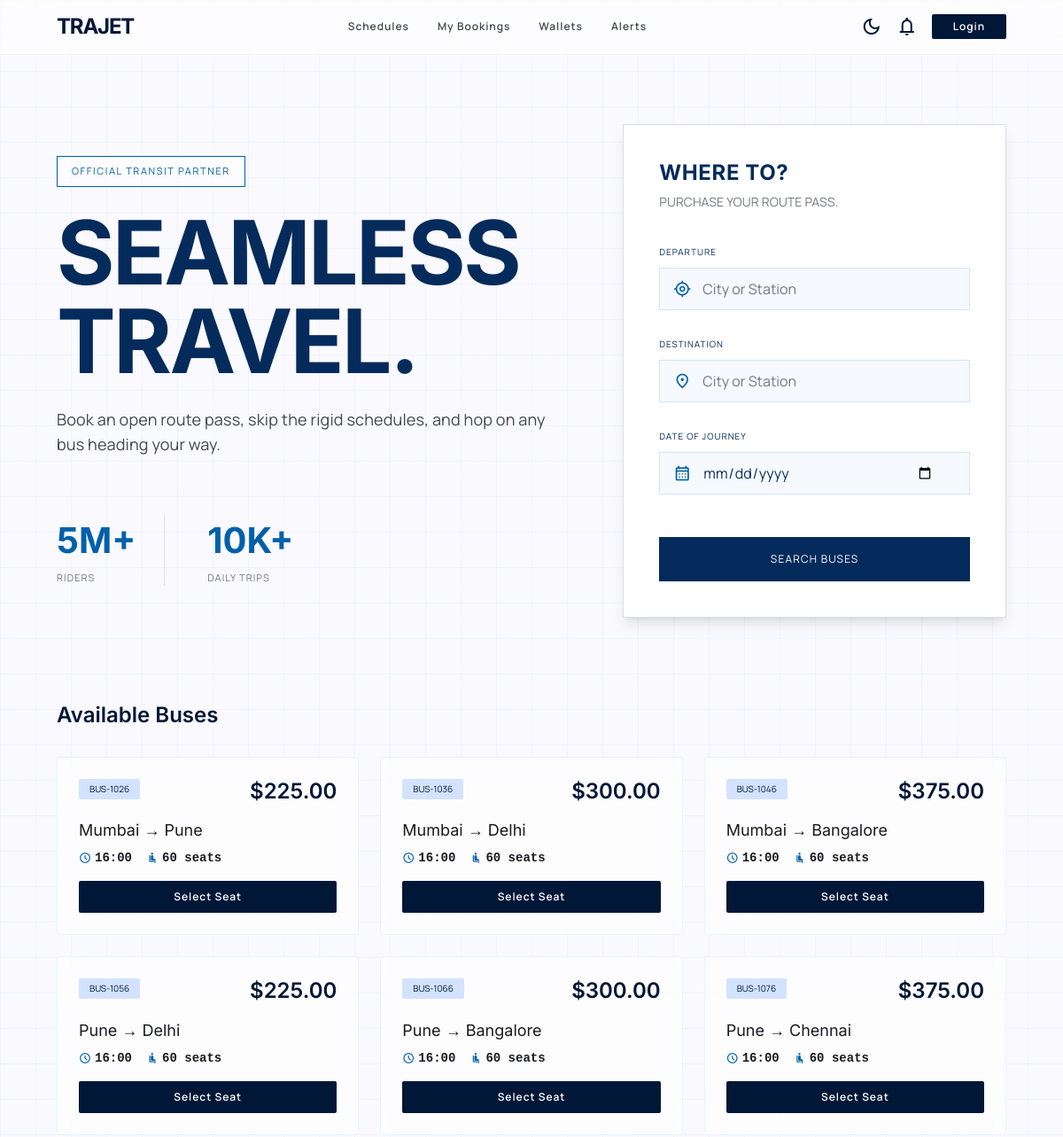
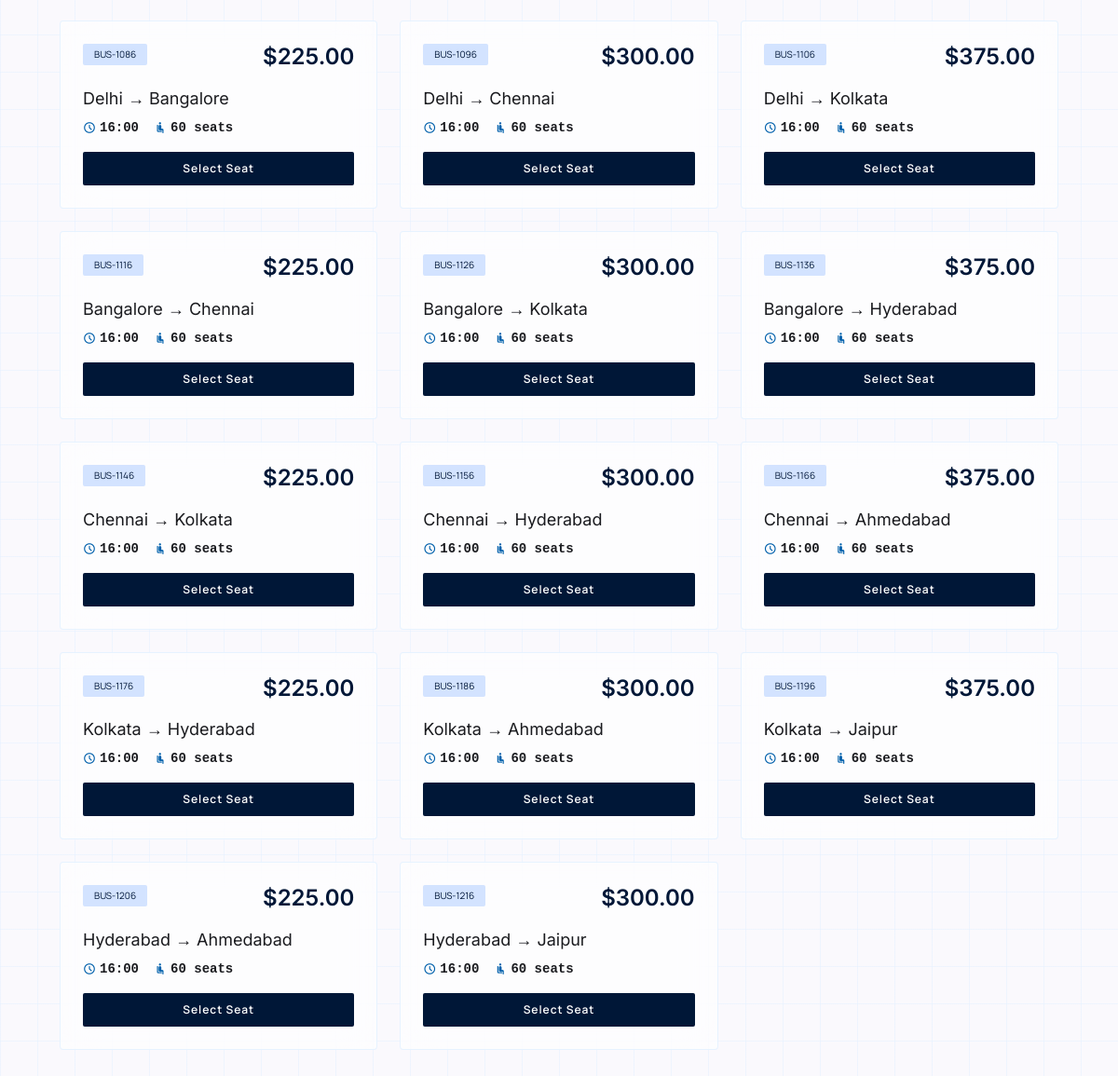
The page / on the database its author committed (2 pictures, top to bottom).
### transit/models.py (models this page shows, shortened)
class BusSchedule(models.Model):
    route = models.ForeignKey(Route, on_delete=models.CASCADE, related_name='schedules')
    bus_number = models.CharField(max_length=20)
    departure_time = models.DateTimeField()
    arrival_time = models.DateTimeField()
    total_seats = models.IntegerField(default=60)
    available_seats = models.IntegerField(default=60)
    price = models.DecimalField(max_digits=10, decimal_places=2)
    status_choices = [
        ('scheduled', 'Scheduled'),
        ('boarding', 'Boarding'),
        ('departed', 'Departed'),
        ('arrived', 'Arrived'),
        ('cancelled', 'Cancelled'),
    ]
    status = models.CharField(max_length=20, choices=status_choices, default='scheduled')
    created_at = models.DateTimeField(auto_now_add=True)
    class Meta:
        ordering = ['departure_time']

class Route(models.Model):
    departure = models.ForeignKey(Station, on_delete=models.CASCADE, related_name='departures')
    destination = models.ForeignKey(Station, on_delete=models.CASCADE, related_name='destinations')
    distance_km = models.DecimalField(max_digits=8, decimal_places=2, default=0)
    base_price = models.DecimalField(max_digits=10, decimal_places=2, default=0)
    is_active = models.BooleanField(default=True)

class Station(models.Model):
    name = models.CharField(max_length=200)
    city = models.CharField(max_length=100)
    latitude = models.DecimalField(max_digits=9, decimal_places=6, default=0)
    longitude = models.DecimalField(max_digits=9, decimal_places=6, default=0)
    is_active = models.BooleanField(default=True)
    class Meta:
        verbose_name_plural = 'Stations'

### transit/views.py (the view)
# urls.py: path('', views.schedules_view, name='schedules'),
def schedules_view(request):
    seed_data()
    departure = request.GET.get('departure', '')
    destination = request.GET.get('destination', '')
    journey_date = request.GET.get('journey_date', '')
    schedules = BusSchedule.objects.filter(
        status='scheduled',
        departure_time__gte=timezone.now()
    ).select_related('route', 'route__departure', 'route__destination')
    if departure:
        schedules = schedules.filter(route__departure__city__icontains=departure)
    if destination:
        schedules = schedules.filter(route__destination__city__icontains=destination)
    if journey_date:
        schedules = schedules.filter(departure_time__date=journey_date)
    return render(request, 'transit/schedules.html', {
        'schedules': schedules[:20],
        'cities_json': json.dumps(CITIES),
        'departure': departure,
        'destination': destination,
        'journey_date': journey_date,
    })

### templates/transit/schedules.html (shortened to what this page needs)
{% extends 'base.html' %}
{% block content %}
<main class="pt-[140px] pb-24 px-margin-mobile md:px-margin-desktop max-w-container-max mx-auto min-h-screen">
    <div class="grid grid-cols-1 lg:grid-cols-12 gap-gutter w-full">
        <div class="col-span-1 lg:col-span-7 flex flex-col justify-center space-y-12 lg:pr-12">
            <div class="space-y-6">
                <div class="inline-block px-4 py-2 border border-secondary text-secondary font-label-caps text-[11px] bg-white/50 uppercase tracking-[0.15em] slide-up-enter">OFFICIAL TRANSIT PARTNER</div>
                <h1 class="font-display-hero text-display-hero-mobile md:text-[100px] text-primary-container slide-up-enter font-bold leading-none tracking-tight">SEAMLESS<br/>TRAVEL.</h1>
                <p class="font-body-lg text-body-lg text-on-surface-variant max-w-xl slide-up-enter" style="font-size:18px;line-height:1.6;">Book an open route pass, skip the rigid schedules, and hop on any bus heading your way.</p>
            </div>
            <div class="flex items-center space-x-12 slide-up-enter pt-4">
                <div class="flex items-center space-x-8 border-r border-primary/10 pr-8">
                    <div>
                        <div class="font-headline-lg text-[40px] text-secondary font-bold">5M+</div>
                        <div class="font-label-caps text-[11px] text-outline mt-1 tracking-widest uppercase">RIDERS</div>
                    </div>
                </div>
                <div>
                    <div class="font-headline-lg text-[40px] text-secondary font-bold">10K+</div>
                    <div class="font-label-caps text-[11px] text-outline mt-1 tracking-widest uppercase">DAILY TRIPS</div>
                </div>
            </div>
        </div>
        <div class="col-span-1 lg:col-span-5 relative mt-16 lg:mt-0 flex items-center justify-end">
            <div class="booking-card p-10 w-full max-w-md shadow-lg">
                <div class="mb-8">
                    <h2 class="font-headline-md text-headline-md text-primary-container mb-2 font-bold tracking-wide">WHERE TO?</h2>
                    <p class="font-body-md text-body-md text-outline text-sm">PURCHASE YOUR ROUTE PASS.</p>
                </div>
                <form class="space-y-6" method="GET" action="{% url 'transit:schedules' %}">
                    <div class="space-y-2">
                        <label class="font-label-caps text-[10px] text-primary-container uppercase tracking-widest">DEPARTURE</label>
                        <div class="relative">
                            <span class="material-symbols-outlined absolute left-4 top-1/2 -translate-y-1/2 text-secondary text-[20px]">my_location</span>
                            <input name="departure" autocomplete="off" class="w-full h-12 pl-12 pr-4 bg-secondary-fixed/20 border border-secondary-fixed focus:border-secondary focus:ring-1 focus:ring-secondary focus:outline-none transition-colors font-body-md text-primary-container placeholder:text-outline" placeholder="City or Station" type="text" value="{{ departure }}"/>
                        </div>
                    </div>
                    <div class="space-y-2">
                        <label class="font-label-caps text-[10px] text-primary-container uppercase tracking-widest">DESTINATION</label>
                        <div class="relative">
                            <span class="material-symbols-outlined absolute left-4 top-1/2 -translate-y-1/2 text-secondary text-[20px]">location_on</span>
                            <input name="destination" autocomplete="off" class="w-full h-12 pl-12 pr-4 bg-secondary-fixed/20 border border-secondary-fixed focus:border-secondary focus:ring-1 focus:ring-secondary focus:outline-none transition-colors font-body-md text-primary-container placeholder:text-outline" placeholder="City or Station" type="text" value="{{ destination }}"/>
                        </div>
                    </div>
                    <div class="space-y-2">
                        <label class="font-label-caps text-[10px] text-primary-container uppercase tracking-widest">DATE OF JOURNEY</label>
                        <div class="relative">
                            <span class="material-symbols-outlined absolute left-4 top-1/2 -translate-y-1/2 text-secondary text-[20px]">calendar_month</span>
                            <input name="journey_date" class="w-full h-12 pl-12 pr-10 bg-secondary-fixed/20 border border-secondary-fixed focus:border-secondary focus:ring-1 focus:ring-secondary focus:outline-none transition-colors font-body-md text-primary-container" type="date"/>
                        </div>
                    </div>
                    <div class="pt-6 space-y-4">
                        <button class="w-full h-[50px] bg-primary-container text-white font-label-caps text-[12px] tracking-[0.1em] hover:bg-primary transition-colors hover:scale-[1.02] active:scale-[0.98] duration-150 uppercase" type="submit">SEARCH BUSES</button>
                    </div>
                </form>
            </div>
        </div>
    </div>
    {% if schedules %}
    <section class="mt-24">
        <h2 class="font-headline-md text-headline-md text-primary mb-8">Available Buses</h2>
        <div class="grid grid-cols-1 md:grid-cols-2 lg:grid-cols-3 gap-6">
            {% for schedule in schedules %}
            <div class="glass-card p-6 rounded-lg hover:border-secondary transition-all duration-300 transform hover:-translate-y-1">
                <div class="flex justify-between items-start mb-4">
                    <span class="font-label-caps text-[10px] px-3 py-1 bg-secondary-fixed text-primary rounded">{{ schedule.bus_number }}</span>
                    <span class="font-headline-md text-headline-md text-primary">${{ schedule.price }}</span>
                </div>
                <h3 class="font-headline-md text-[18px] mb-2">{{ schedule.route.departure.city }} &rarr; {{ schedule.route.destination.city }}</h3>
                <div class="flex flex-wrap gap-x-4 gap-y-2 mb-4">
                    <div class="flex items-center gap-1">
                        <span class="material-symbols-outlined text-secondary text-sm">schedule</span>
                        <span class="font-mono text-sm font-semibold">{{ schedule.departure_time|time:"H:i" }}</span>
                    </div>
                    <div class="flex items-center gap-1">
                        <span class="material-symbols-outlined text-secondary text-sm">airline_seat_recline_normal</span>
                        <span class="font-mono text-sm font-semibold">{{ schedule.available_seats }} seats</span>
                    </div>
                </div>
                <a href="{% url 'transit:seat_selection' %}?schedule_id={{ schedule.id }}" class="block w-full text-center bg-primary text-white py-3 font-label-caps text-label-caps rounded hover:bg-primary-container transition-colors">Select Seat</a>
            </div>
            {% endfor %}
        </div>
    </section>
    {% endif %}
</main>
{% endblock %}

### templates/base.html (shortened to what this page needs)
{% load static %}
<!DOCTYPE html>
<html class="light" lang="en">
<head>
    <script src="https://cdn.tailwindcss.com?plugins=forms,container-queries"></script>
    <link rel="stylesheet" href="{% static 'css/main.css' %}"/>
</head>
<body class="bg-surface font-body-md text-on-surface min-h-screen blueprint-bg overflow-x-hidden">
    <header class="fixed top-0 w-full z-50 bg-white/60 dark:bg-primary/60 backdrop-blur-xl border-b border-outline-variant/20">
        <div class="flex justify-between items-center px-margin-mobile md:px-margin-desktop py-4 w-full max-w-container-max mx-auto">
            <a href="{% url 'transit:schedules' %}" class="font-headline-md text-headline-md font-bold tracking-tighter text-primary">TRAJET</a>
            <div class="hidden md:flex gap-8 items-center">
                <a class="text-on-surface-variant dark:text-outline-variant font-label-caps text-label-caps hover:text-secondary transition-colors duration-150" href="{% url 'transit:schedules' %}">Schedules</a>
                <a class="text-on-surface-variant dark:text-outline-variant font-label-caps text-label-caps hover:text-secondary transition-colors duration-150" href="{% url 'transit:my_bookings' %}">My Bookings</a>
                <a class="text-on-surface-variant dark:text-outline-variant font-label-caps text-label-caps hover:text-secondary transition-colors duration-150" href="{% url 'transit:wallet' %}">Wallets</a>
                <a class="text-on-surface-variant dark:text-outline-variant font-label-caps text-label-caps hover:text-secondary transition-colors duration-150" href="{% url 'transit:alerts' %}">Alerts</a>
            </div>
            <div class="flex items-center gap-4">
                <button class="material-symbols-outlined text-primary hover:text-secondary transition-colors" onclick="toggleTheme()">dark_mode</button>
                <span class="material-symbols-outlined text-primary">notifications</span>
                {% if user.is_authenticated %}
                <div class="relative" id="profile-menu-wrapper">
                    <button onclick="toggleProfileMenu()" class="flex items-center gap-2 font-label-caps text-label-caps text-primary border border-primary px-4 py-2 hover:bg-primary hover:text-white transition-all">
                        <span class="w-6 h-6 rounded-full bg-primary-container text-white text-[11px] flex items-center justify-center font-bold">{{ user.username|first|upper }}</span>
                        {{ user.username|truncatechars:10 }}
                        <span class="material-symbols-outlined text-[16px]">expand_more</span>
                    </button>
                    <div id="profile-dropdown" class="hidden absolute right-0 top-full mt-2 w-48 bg-white border border-primary/10 shadow-xl z-50">
                        <a href="{% url 'transit:account_settings' %}" class="flex items-center gap-2 px-4 py-3 text-sm text-primary hover:bg-secondary-fixed/30 transition-colors font-semibold">
                            <span class="material-symbols-outlined text-[18px]">manage_accounts</span> Settings
                        </a>
                        <a href="{% url 'transit:my_bookings' %}" class="flex items-center gap-2 px-4 py-3 text-sm text-primary hover:bg-secondary-fixed/30 transition-colors font-semibold">
                            <span class="material-symbols-outlined text-[18px]">confirmation_number</span> My Bookings
                        </a>
                        <div class="border-t border-primary/10"></div>
                        <a href="{% url 'transit:logout_user' %}" class="flex items-center gap-2 px-4 py-3 text-sm text-red-600 hover:bg-red-50 transition-colors font-semibold">
                            <span class="material-symbols-outlined text-[18px]">logout</span> Log Out
                        </a>
                    </div>
                </div>
                {% else %}
                <a href="{% url 'transit:login_user' %}" class="bg-primary text-on-primary font-label-caps text-label-caps px-6 py-2 rounded hover:bg-primary-container transition-colors">Login</a>
                {% endif %}
            </div>
        </div>
    </header>
    {% block content %}{% endblock %}
</body>
</html>

### static/css/main.css (style rules this page uses)
:root { --primary: #001737; --secondary: #0060ab; --surface: #faf9fd; --on-surface: #1a1b1f; }
* { box-sizing: border-box; }
body { font-family: 'Manrope', sans-serif; background-color: var(--surface); color: var(--on-surface); margin: 0; padding: 0; }
.blueprint-bg { background-color: var(--surface); background-image: linear-gradient(rgba(226, 240, 255, 0.5) 1px, transparent 1px), linear-gradient(90deg, rgba(226, 240, 255, 0.5) 1px, transparent 1px); background-size: 40px 40px; }
.glass-card { background: rgba(255, 255, 255, 0.6); backdrop-filter: blur(20px); -webkit-backdrop-filter: blur(20px); border: 1px solid rgba(226, 240, 255, 0.8); }
.material-symbols-outlined { font-variation-settings: 'FILL' 0, 'wght' 400, 'GRAD' 0, 'opsz' 24; }
.slide-up-enter { opacity: 0; transform: translateY(30px); animation: slideUp 0.8s cubic-bezier(0.16, 1, 0.3, 1) forwards; }
.booking-card { background: #ffffff; border: 1px solid rgba(4, 43, 91, 0.15); box-shadow: inset 0 0 0 4px #faf9fd, 0 10px 40px -10px rgba(0, 23, 55, 0.08); }

### rows shown on the page
BusSchedule: bus_number "BUS-1026", price "225.00", route.departure.city "Mumbai", route.destination.city "Pune", departure_time "16:00", available_seats "60"
BusSchedule: bus_number "BUS-1036", price "300.00", route.departure.city "Mumbai", route.destination.city "Delhi", departure_time "16:00", available_seats "60"
BusSchedule: bus_number "BUS-1046", price "375.00", route.departure.city "Mumbai", route.destination.city "Bangalore", departure_time "16:00", available_seats "60"
BusSchedule: bus_number "BUS-1056", price "225.00", route.departure.city "Pune", route.destination.city "Delhi", departure_time "16:00", available_seats "60"
BusSchedule: bus_number "BUS-1066", price "300.00", route.departure.city "Pune", route.destination.city "Bangalore", departure_time "16:00", available_seats "60"
BusSchedule: bus_number "BUS-1076", price "375.00", route.departure.city "Pune", route.destination.city "Chennai", departure_time "16:00", available_seats "60"
BusSchedule: bus_number "BUS-1086", price "225.00", route.departure.city "Delhi", route.destination.city "Bangalore", departure_time "16:00", available_seats "60"
BusSchedule: bus_number "BUS-1096", price "300.00", route.departure.city "Delhi", route.destination.city "Chennai", departure_time "16:00", available_seats "60"
BusSchedule: bus_number "BUS-1106", price "375.00", route.departure.city "Delhi", route.destination.city "Kolkata", departure_time "16:00", available_seats "60"
BusSchedule: bus_number "BUS-1116", price "225.00", route.departure.city "Bangalore", route.destination.city "Chennai", departure_time "16:00", available_seats "60"
BusSchedule: bus_number "BUS-1126", price "300.00", route.departure.city "Bangalore", route.destination.city "Kolkata", departure_time "16:00", available_seats "60"
BusSchedule: bus_number "BUS-1136", price "375.00", route.departure.city "Bangalore", route.destination.city "Hyderabad", departure_time "16:00", available_seats "60"
BusSchedule: bus_number "BUS-1146", price "225.00", route.departure.city "Chennai", route.destination.city "Kolkata", departure_time "16:00", available_seats "60"
BusSchedule: bus_number "BUS-1156", price "300.00", route.departure.city "Chennai", route.destination.city "Hyderabad", departure_time "16:00", available_seats "60"
BusSchedule: bus_number "BUS-1166", price "375.00", route.departure.city "Chennai", route.destination.city "Ahmedabad", departure_time "16:00", available_seats "60"
BusSchedule: bus_number "BUS-1176", price "225.00", route.departure.city "Kolkata", route.destination.city "Hyderabad", departure_time "16:00", available_seats "60"
BusSchedule: bus_number "BUS-1186", price "300.00", route.departure.city "Kolkata", route.destination.city "Ahmedabad", departure_time "16:00", available_seats "60"
BusSchedule: bus_number "BUS-1196", price "375.00", route.departure.city "Kolkata", route.destination.city "Jaipur", departure_time "16:00", available_seats "60"
BusSchedule: bus_number "BUS-1206", price "225.00", route.departure.city "Hyderabad", route.destination.city "Ahmedabad", departure_time "16:00", available_seats "60"
BusSchedule: bus_number "BUS-1216", price "300.00", route.departure.city "Hyderabad", route.destination.city "Jaipur", departure_time "16:00", available_seats "60"
